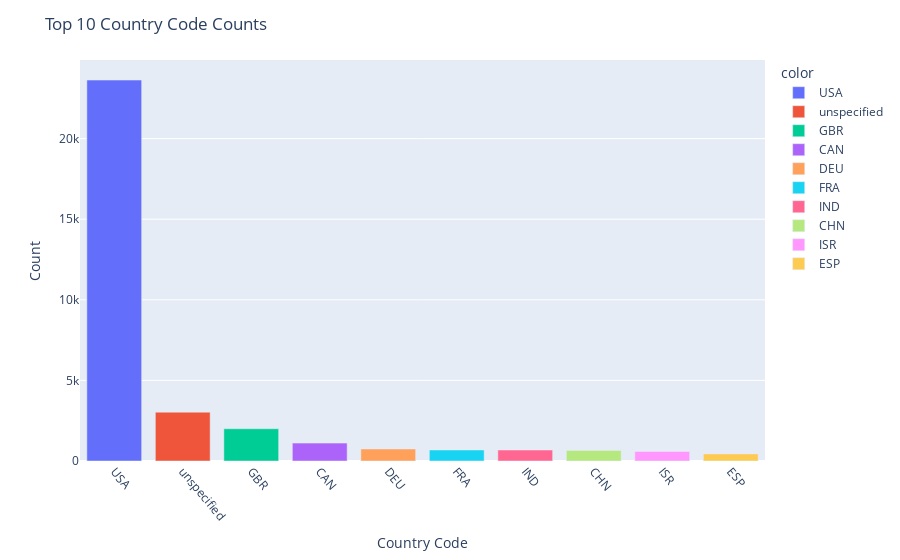

The code cell stored with this chart in its notebook:
### Markdown cell above
### What are the Top 10 Country Code Counts?

### Code cell
# Get the value counts for the "country_code" column
country_counts = data["country_code"].value_counts()[:10]

# Create a bar plot using Plotly with different colors
fig = px.bar(x=country_counts.index, y=country_counts.values, color=country_counts.index)

# Set the plot title and axis labels
fig.update_layout(title="Top 10 Country Code Counts", xaxis_title="Country Code", yaxis_title="Count")

# Rotate x-axis labels for better readability
fig.update_xaxes(tickangle=50)

# Display the plot
fig.show()

### Figure 1 — Plotly figure (JSON) as saved in the notebook; plotly's stock layout.template omitted (floating-point values rounded to 4 significant figures)
{"data": [{"alignmentgroup": "True", "hovertemplate": "color=USA<br>x=%{x}<br>y=%{y}<extra></extra>", "legendgroup": "USA", "marker": {"color": "#636efa", "pattern": {"shape": ""}}, "name": "USA", "offsetgroup": "USA", "orientation": "v", "showlegend": true, "textposition": "auto", "type": "bar", "x": ["USA"], "xaxis": "x", "y": [23634], "yaxis": "y"}, {"alignmentgroup": "True", "hovertemplate": "color=unspecified<br>x=%{x}<br>y=%{y}<extra></extra>", "legendgroup": "unspecified", "marker": {"color": "#EF553B", "pattern": {"shape": ""}}, "name": "unspecified", "offsetgroup": "unspecified", "orientation": "v", "showlegend": true, "textposition": "auto", "type": "bar", "x": ["unspecified"], "xaxis": "x", "y": [3030], "yaxis": "y"}, {"alignmentgroup": "True", "hovertemplate": "color=GBR<br>x=%{x}<br>y=%{y}<extra></extra>", "legendgroup": "GBR", "marker": {"color": "#00cc96", "pattern": {"shape": ""}}, "name": "GBR", "offsetgroup": "GBR", "orientation": "v", "showlegend": true, "textposition": "auto", "type": "bar", "x": ["GBR"], "xaxis": "x", "y": [2000], "yaxis": "y"}, {"alignmentgroup": "True", "hovertemplate": "color=CAN<br>x=%{x}<br>y=%{y}<extra></extra>", "legendgroup": "CAN", "marker": {"color": "#ab63fa", "pattern": {"shape": ""}}, "name": "CAN", "offsetgroup": "CAN", "orientation": "v", "showlegend": true, "textposition": "auto", "type": "bar", "x": ["CAN"], "xaxis": "x", "y": [1110], "yaxis": "y"}, {"alignmentgroup": "True", "hovertemplate": "color=DEU<br>x=%{x}<br>y=%{y}<extra></extra>", "legendgroup": "DEU", "marker": {"color": "#FFA15A", "pattern": {"shape": ""}}, "name": "DEU", "offsetgroup": "DEU", "orientation": "v", "showlegend": true, "textposition": "auto", "type": "bar", "x": ["DEU"], "xaxis": "x", "y": [745], "yaxis": "y"}, {"alignmentgroup": "True", "hovertemplate": "color=FRA<br>x=%{x}<br>y=%{y}<extra></extra>", "legendgroup": "FRA", "marker": {"color": "#19d3f3", "pattern": {"shape": ""}}, "name": "FRA", "offsetgroup": "FRA", "orientation": "v", "showlegend": true, "textposition": "auto", "type": "bar", "x": ["FRA"], "xaxis": "x", "y": [686], "yaxis": "y"}, {"alignmentgroup": "True", "hovertemplate": "color=IND<br>x=%{x}<br>y=%{y}<extra></extra>", "legendgroup": "IND", "marker": {"color": "#FF6692", "pattern": {"shape": ""}}, "name": "IND", "offsetgroup": "IND", "orientation": "v", "showlegend": true, "textposition": "auto", "type": "bar", "x": ["IND"], "xaxis": "x", "y": [682], "yaxis": "y"}, {"alignmentgroup": "True", "hovertemplate": "color=CHN<br>x=%{x}<br>y=%{y}<extra></extra>", "legendgroup": "CHN", "marker": {"color": "#B6E880", "pattern": {"shape": ""}}, "name": "CHN", "offsetgroup": "CHN", "orientation": "v", "showlegend": true, "textposition": "auto", "type": "bar", "x": ["CHN"], "xaxis": "x", "y": [659], "yaxis": "y"}, {"alignmentgroup": "True", "hovertemplate": "color=ISR<br>x=%{x}<br>y=%{y}<extra></extra>", "legendgroup": "ISR", "marker": {"color": "#FF97FF", "pattern": {"shape": ""}}, "name": "ISR", "offsetgroup": "ISR", "orientation": "v", "showlegend": true, "textposition": "auto", "type": "bar", "x": ["ISR"], "xaxis": "x", "y": [593], "yaxis": "y"}, {"alignmentgroup": "True", "hovertemplate": "color=ESP<br>x=%{x}<br>y=%{y}<extra></extra>", "legendgroup": "ESP", "marker": {"color": "#FECB52", "pattern": {"shape": ""}}, "name": "ESP", "offsetgroup": "ESP", "orientation": "v", "showlegend": true, "textposition": "auto", "type": "bar", "x": ["ESP"], "xaxis": "x", "y": [441], "yaxis": "y"}], "layout": {"barmode": "relative", "legend": {"title": {"text": "color"}, "tracegroupgap": 0}, "margin": {"t": 60}, "title": {"text": "Top 10 Country Code Counts"}, "xaxis": {"anchor": "y", "domain": [0, 1], "tickangle": 50, "title": {"text": "Country Code"}}, "yaxis": {"anchor": "x", "domain": [0, 1], "title": {"text": "Count"}}}}
